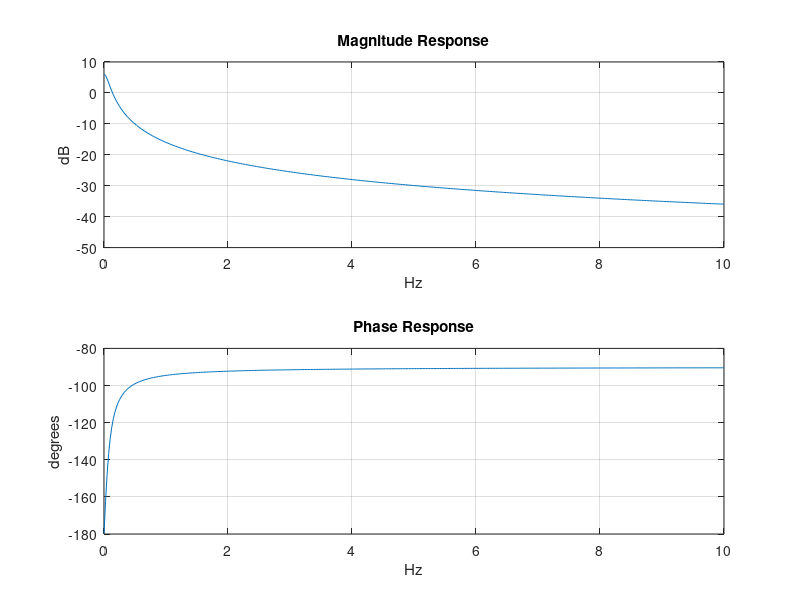

Source code (MATLAB):
%% create DUT and set analysis parameters
H = tf([1],[1 -.5] );
BW = 10; % Hz
OSR = 2.56;
Fs = OSR*BW; % 25.6 Hz
NFFT = 1024;
AvgFac = 100;  
p = 1/AvgFac;
FF = 1 - p;
%% view analytical response
w = linspace(0,2*pi*BW,NFFT/OSR);
[mag,phz,wout] = bode(H,w);
mag = squeeze(mag);
phz = squeeze(phz);
figure;subplot(211);plot(w/(2*pi),20*log10(mag));grid
title('Magnitude Response');xlabel('Hz');ylabel('dB');
set(gca,'Ylim',[-50 10]);
subplot(212);plot(w/(2*pi),phz);grid
title('Phase Response');xlabel('Hz');ylabel('degrees');

